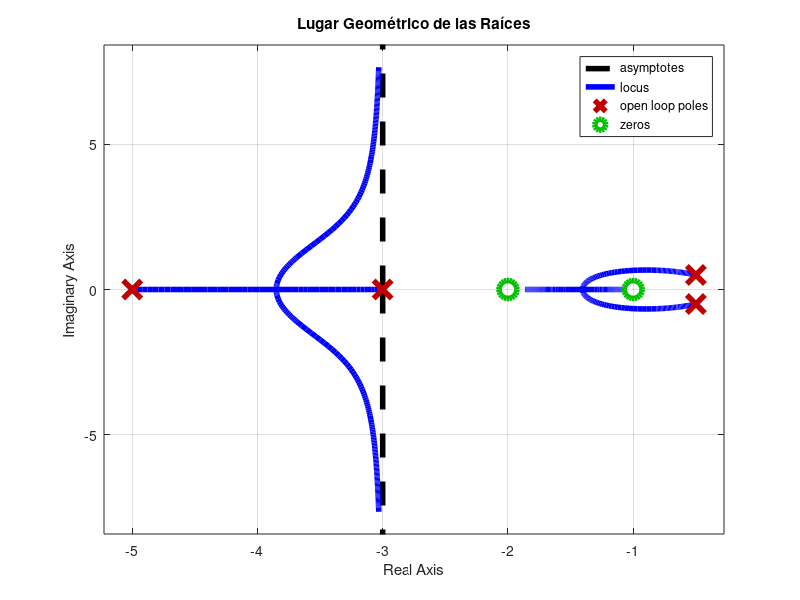
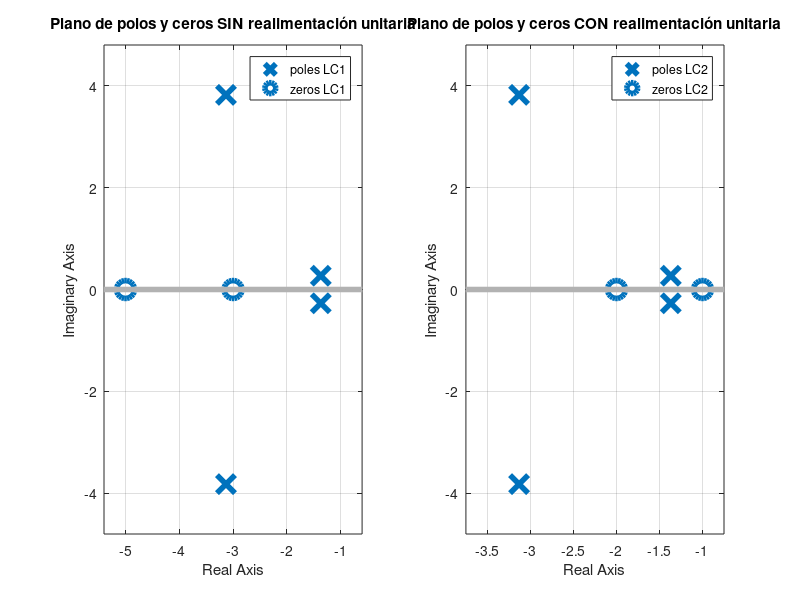
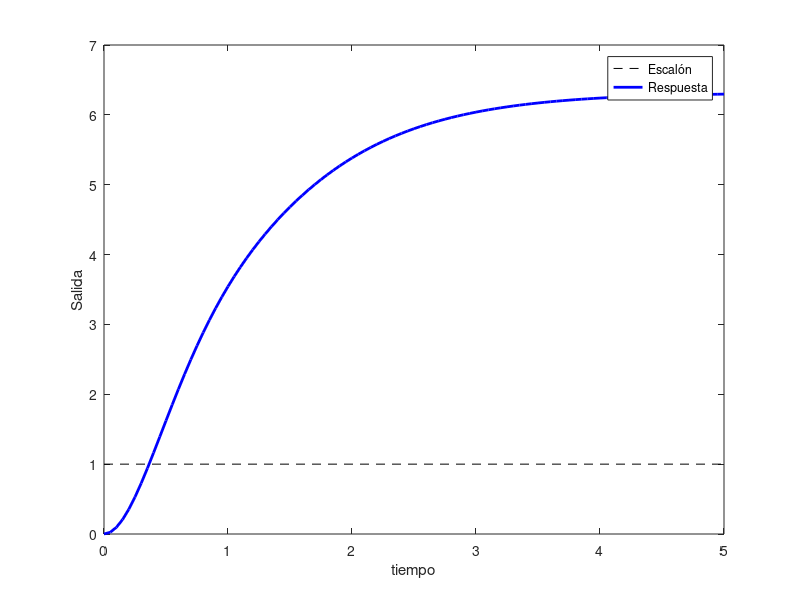

The MATLAB script that drew these images, in order:
clc
clear all
close all

%polos
p1 = -0.5+0.5j;
p2 = -0.5-0.5j;
p3 = -3;
p4 = -5;

%ceros
z1 = -1;
z2 = -2;

%funcion de transferencia feedforward
ng = 1;
dg = poly([p1 p2]);
G = tf(ng, dg);

%funcion de transferencia feedback
nh = poly([z1 z2]);
dh = poly([p3 p4]);
H = tf(nh, dh);


%funcion de transferencia de lazo abierto
FTLA = series(G, H);

% Grafica del LGR
figure
rlocus(FTLA)
title('Lugar Geométrico de las Raíces')
r = findobj(gca,'type','line');
set(r,'markersize',13,'linewidth',4);

%% Polos Adyacentes
[B, A] = tfdata(FTLA,'v');
term1 = conv(B,polyder(A))
term2 = conv(A,polyder(B))

% Asegurarse de que los polinomios tengan la misma longitud
max_length = max(length(term1), length(term2))
term1 = [zeros(1, max_length - length(term1)), term1]
term2 = [zeros(1, max_length - length(term2)), term2]

adyacente = term1 - term2

roots(adyacente)

%% Comparación de lazo cerrado con el LGR
k = 20;
LC1 = feedback(k*G,H); %Lazo cerrado del ejemplo
zpk(LC1)
figure
subplot(1,2,1)
pzmap(LC1)
title('Plano de polos y ceros SIN realimentación unitaria')
r = findobj(gca,'type','line');
set(r,'markersize',13,'linewidth',4);

%Lazo Cerrado 2
LC2 = feedback(k*FTLA, 1); %Lazo cerrado hipotetico si estubiera en lazo convencional
zpk(LC2)
subplot(1,2,2)
pzmap(LC2)
title('Plano de polos y ceros CON realimentación unitaria')
r = findobj(gca,'type','line');
set(r,'markersize',13,'linewidth',4);

% Calcula la respuesta al escalón del sistema en lazo cerrado LC1
[y,t] = step(LC1);

% Crea otra nueva figura
figure
% Traza la línea de referencia del escalón y la respuesta al escalón del sistema
plot([t(1) t(end)],[1 1], '--k', t, y, 'b', 'linewidth', 2)
% Etiqueta el eje Y como 'Salida'
ylabel('Salida')
% Etiqueta el eje X como 'Tiempo'
xlabel('tiempo')
% Añade una leyenda al gráfico
legend('Escalón', 'Respuesta')
